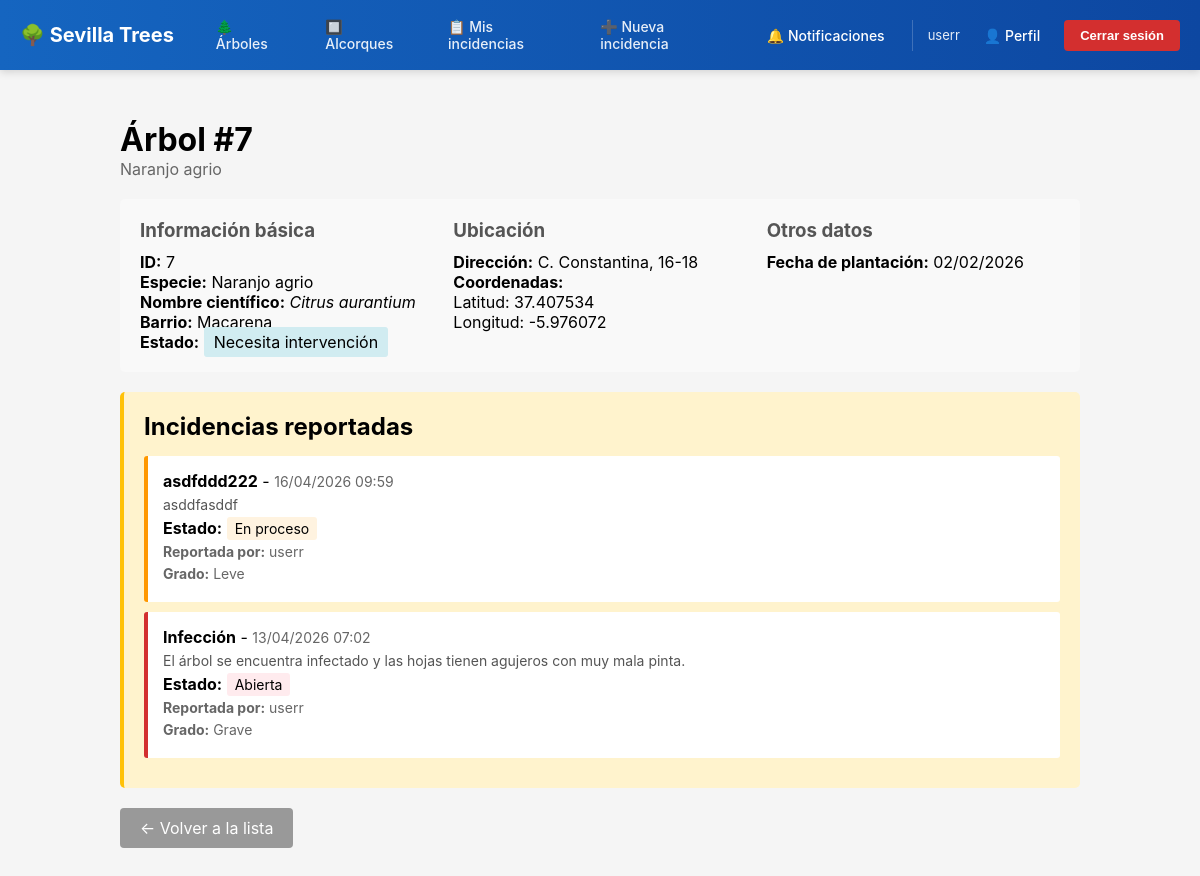
Page /inventario/arboles/7/ (signed in) on the committed database.
### cuentas/models.py (models this page shows, shortened)
class Usuario(AbstractUser):
	class Rol(models.TextChoices):
		REGISTRADO = "REGISTRADO", "Registrado"
		ADMINISTRADOR = "ADMINISTRADOR", "Administrador"
	class EstadoCuenta(models.TextChoices):
		ACTIVA = "ACTIVA", "Activa"
		PENDIENTE_ELIMINACION = "PENDIENTE_ELIMINACION", "Pendiente eliminación"
		ELIMINADA = "ELIMINADA", "Eliminada"
	nombre = models.CharField(max_length=159)
	correo = models.EmailField(unique=True)
	rol = models.CharField(max_length=20, choices=Rol.choices, default=Rol.REGISTRADO,)
	fecha_registro = models.DateTimeField(default=timezone.now)
	estado_cuenta = models.CharField(max_length=30, choices=EstadoCuenta.choices, default=EstadoCuenta.ACTIVA)
	USERNAME_FIELD = "correo"
	REQUIRED_FIELDS = ["username"]
	@property
	def es_admin(self) -> bool:
		return self.rol == self.Rol.ADMINISTRADOR
	@property
	def notificaciones_sin_leer(self) -> int:
		return self.notificaciones.filter(leido=False).count()

### inventario/models.py (models this page shows, shortened)
class Arbol(models.Model):
    class Estado(models.TextChoices):
        BUENO = "BUENO", "Bueno"
        REGULAR = "REGULAR", "Regular"
        MALO = "MALO", "Malo"
        NECESITA_INTERVENCION = "NECESITA_INTERVENCION", "Necesita intervención"
    especie = models.ForeignKey("inventario.Especie", on_delete=models.PROTECT, related_name="arboles",)
    barrio = models.ForeignKey("inventario.Barrio", on_delete=models.PROTECT, related_name="arboles",)
    estado = models.CharField(max_length=50, choices=Estado.choices, default=Estado.BUENO)
    latitud = models.DecimalField(max_digits=9, decimal_places=6, null=True, blank=True)
    longitud = models.DecimalField(max_digits=9, decimal_places=6, null=True, blank=True)
    direccion = models.TextField(null=True, blank=True)
    fecha_plant = models.DateField(null=True, blank=True)
    observaciones = models.TextField(null=True, blank=True)
    class Meta: constraints = [
        models.UniqueConstraint(fields=["latitud", "longitud"], name="un_arbol_por_ubi")
        ]

class Especie(models.Model):
    nombre_comun = models.CharField(max_length=50)
    nombre_cient = models.CharField(max_length=50, null=True, blank=True)
    familia = models.CharField(max_length=50, null=True, blank=True)
    descripcion = models.TextField(null=True, blank=True)

class Barrio(models.Model):
    nombre = models.CharField(max_length=100)
    delimitacion = models.TextField(null=True, blank=True)

### incidencias/models.py (models this page shows, shortened)
class Incidencia(models.Model):
	class Grado(models.TextChoices):
		LEVE = "LEVE", "Leve"
		MEDIO = "MEDIO", "Medio"
		GRAVE = "GRAVE", "Grave"
	class Estado(models.TextChoices):
		ABIERTA = "ABIERTA", "Abierta"
		EN_PROCESO = "EN_PROCESO", "En proceso"
		CERRADA = "CERRADA", "Cerrada"
	titulo = models.CharField(max_length=120)
	descripcion = models.TextField()
	grado_incidencia = models.CharField(max_length=30, choices=Grado.choices, default=Grado.LEVE)
	fecha_reporte = models.DateTimeField(auto_now_add=True)
	fecha_act = models.DateTimeField(auto_now=True, null=True, blank=True)
	estado = models.CharField(max_length=30, choices=Estado.choices, default=Estado.ABIERTA)
	foto = models.ImageField(upload_to='incidencias/', null=True, blank=True)
	observaciones_internas = models.TextField(null=True, blank=True, help_text="Solo visible para administradores")
	usuario = models.ForeignKey("cuentas.Usuario", on_delete=models.PROTECT, related_name="usu_incidencia")
	arbol = models.ForeignKey("inventario.Arbol", on_delete=models.PROTECT, null=True, blank=True, related_name="arbol_inci")
	alcorque = models.ForeignKey("inventario.Alcorque", on_delete=models.PROTECT, null=True, blank=True, related_name="alcorque_inci")
	admin_resp = models.ForeignKey("cuentas.Usuario", on_delete=models.PROTECT, null=True, blank=True, related_name="admin_inci")
	class Meta: constraints = [
		models.CheckConstraint(check=(
			(Q(arbol__isnull=False) & Q(alcorque__isnull=True)) |
			(Q(arbol__isnull=True) & Q(alcorque__isnull=False))),
		name="check_arbol_alcorque_incidencia",),]

### inventario/views.py (the view)
# urls.py: path("arboles/<int:pk>/", views.arbol_detalle, name="arbol_detalle"),
def arbol_detalle(request, pk):
    arbol = get_object_or_404(Arbol.objects.select_related("especie", "barrio"), pk=pk)
    incidencias = []
    if request.user.is_authenticated:
        incidencias = arbol.arbol_inci.select_related("usuario", "admin_resp").order_by("-fecha_reporte")
    return render(request, "inventario/arbol_detalle.html", {"arbol": arbol, "incidencias": incidencias,})

### templates/inventario/arbol_detalle.html (shortened to what this page needs)
{% extends "base.html" %}
{% block content %}
<div style="max-width: 1000px; margin: 30px auto; padding: 20px;">
    <div style="display: flex; justify-content: space-between; align-items: start; margin-bottom: 20px;">
        <div>
            <h1>Árbol #{{ arbol.id }}</h1>
            <p style="font-size: 16px; color: #666;">{{ arbol.especie.nombre_comun }}</p>
        </div>
    </div>
    <div style="background-color: #f9f9f9; padding: 20px; border-radius: 5px; margin-bottom: 20px;">
        <div style="display: grid; grid-template-columns: repeat(auto-fit, minmax(250px, 1fr)); gap: 20px;">
            <div>
                <h3 style="color: #555; margin-bottom: 10px;">Información básica</h3>
                <p><strong>ID:</strong> {{ arbol.id }}</p>
                <p><strong>Especie:</strong> {{ arbol.especie.nombre_comun }}</p>
                {% if arbol.especie.nombre_cient %}
                    <p><strong>Nombre científico:</strong> <em>{{ arbol.especie.nombre_cient }}</em></p>
                {% endif %}
                <p><strong>Barrio:</strong> {{ arbol.barrio.nombre }}</p>
                <p><strong>Estado:</strong> <span style="background-color: {% if arbol.estado == 'BUENO' %}#d4edda{% elif arbol.estado == 'REGULAR' %}#fff3cd{% elif arbol.estado == 'MALO' %}#f8d7da{% else %}#d1ecf1{% endif %}; padding: 5px 10px; border-radius: 3px;">{{ arbol.get_estado_display }}</span></p>
            </div>
            <div>
                <h3 style="color: #555; margin-bottom: 10px;">Ubicación</h3>
                {% if arbol.direccion %}
                    <p><strong>Dirección:</strong> {{ arbol.direccion }}</p>
                {% else %}
                    <p><em>Sin dirección registrada</em></p>
                {% endif %}
                {% if arbol.latitud and arbol.longitud %}
                    <p><strong>Coordenadas:</strong><br/>Latitud: {{ arbol.latitud }}<br/>Longitud: {{ arbol.longitud }}</p>
                {% else %}
                    <p><em>Sin coordenadas registradas</em></p>
                {% endif %}
            </div>
            <div>
                <h3 style="color: #555; margin-bottom: 10px;">Otros datos</h3>
                {% if arbol.fecha_plant %}
                    <p><strong>Fecha de plantación:</strong> {{ arbol.fecha_plant|date:"d/m/Y" }}</p>
                {% else %}
                    <p><em>Fecha de plantación no registrada</em></p>
                {% endif %}
            </div>
        </div>
    </div>
    {% if incidencias %}
        <div style="background-color: #fff3cd; padding: 20px; border-radius: 5px; border-left: 4px solid #ffc107;">
            <h2>Incidencias reportadas</h2>
            <div style="margin-top: 15px;">
                {% for incidencia in incidencias %}
                    <div style="background-color: white; padding: 15px; margin-bottom: 10px; border-radius: 3px; border-left: 4px solid {% if incidencia.estado == 'ABIERTA' %}#d32f2f{% elif incidencia.estado == 'EN_PROCESO' %}#ff9800{% elif incidencia.estado == 'RESUELTA' %}#4caf50{% else %}#2196f3{% endif %};">
                        <p><strong>{{ incidencia.titulo }}</strong> - <span style="color: #666; font-size: 14px;">{{ incidencia.fecha_reporte|date:"d/m/Y H:i" }}</span></p>
                        <p style="color: #555; font-size: 14px; margin: 5px 0;">{{ incidencia.descripcion|truncatewords:30 }}</p>
                        <p style="margin: 5px 0;"><strong>Estado:</strong> <span style="background-color: {% if incidencia.estado == 'ABIERTA' %}#ffebee{% elif incidencia.estado == 'EN_PROCESO' %}#fff3e0{% elif incidencia.estado == 'RESUELTA' %}#e8f5e9{% else %}#e3f2fd{% endif %}; padding: 3px 8px; border-radius: 3px; font-size: 14px;">{{ incidencia.get_estado_display }}</span></p>
                        <p style="margin: 5px 0; color: #666; font-size: 14px;"><strong>Reportada por:</strong> {{ incidencia.usuario.nombre }}</p>
                        {% if incidencia.grado_incidencia %}
                            <p style="margin: 5px 0; color: #666; font-size: 14px;"><strong>Grado:</strong> {{ incidencia.get_grado_incidencia_display }}</p>
                        {% endif %}
                    </div>
                {% endfor %}
            </div>
        </div>
    {% else %}
        <div style="background-color: #e8f5e9; border-left: 4px solid #4caf50; padding: 15px; border-radius: 5px;">
            <p>No hay incidencias reportadas para este árbol.</p>
        </div>
    {% endif %}
    <div style="margin-top: 20px;">
        <a href="{% url 'arbol_lista' %}" style="background-color: #999; color: white; padding: 10px 20px; border-radius: 4px; text-decoration: none; display: inline-block;">← Volver a la lista</a>
    </div>
</div>
{% endblock %}

### templates/base.html (shortened to what this page needs)
<!DOCTYPE html>
<html lang="es">
<head>
</head>
<body>
    <header>
        <nav>
            <div class="container">
                <a href="{% url 'inicio' %}" class="logo">🌳 Sevilla Trees</a>
                <div class="nav-left">
                    <a href="{% url 'arbol_lista' %}">🌲 Árboles</a>
                    <a href="{% url 'alcorque_lista' %}">🔲 Alcorques</a>
                    {% if user.is_authenticated %}
                        {% if user.es_admin %}
                            <a href="{% url 'incidencia_lista' %}" style="color: rgba(255, 255, 255, 0.9); text-decoration: none; font-weight: 500; font-size: 14px; padding: 6px 12px; border-radius: 4px; transition: all 0.3s;">📋 Todas las incidencias</a>
                        {% else %}
                            <a href="{% url 'incidencia_lista' %}" style="color: rgba(255, 255, 255, 0.9); text-decoration: none; font-weight: 500; font-size: 14px; padding: 6px 12px; border-radius: 4px; transition: all 0.3s;">📋 Mis incidencias</a>
                        {% endif %}
                        <a href="{% url 'nueva_incidencia' %}">➕ Nueva incidencia</a>
                    {% endif %}
                </div>
                <div class="nav-right">
                    {% if user.is_authenticated %}
                        <a href="{% url 'notificacion_lista' %}" class="notification-link">
                            🔔 Notificaciones
                        </a>
                        <div class="user-section">
                            <span class="user-name">{{ user.nombre }}</span>
                            <a href="{% url 'perfil' %}" class="profile-link">👤 Perfil</a>
                            <form action="{% url 'logout' %}" method="post" style="display: inline; margin: 0;">
                                <button type="submit" class="btn-logout">Cerrar sesión</button>
                            </form>
                        </div>
                    {% else %}
                        <div class="auth-links">
                            <a href="{% url 'login' %}">Iniciar sesión</a>
                            <a href="{% url 'signup' %}" class="btn-signup">Registrarse</a>
                        </div>
                    {% endif %}
                </div>
            </div>
        </nav>
    </header>
    <main>
        {% block content %}{% endblock %}
    </main>
</body>
</html>

### templates/base.html (style rules this page uses)
* { margin: 0; padding: 0; box-sizing: border-box; }
body { font-family: -apple-system, BlinkMacSystemFont, 'Segoe UI', Roboto, 'Helvetica Neue', Arial, sans-serif; background-color: #f5f5f5; }
header nav { background: linear-gradient(90deg, #1565c0 0%, #0d47a1 100%); box-shadow: 0 2px 8px rgba(0,0,0,0.15); padding: 12px 0; position: sticky; top: 0; z-index: 100; }
header nav .container { max-width: 1200px; margin: 0 auto; padding: 0 20px; display: flex; justify-content: space-between; align-items: center; gap: 30px; }
header nav .logo { font-size: 20px; font-weight: bold; color: white; text-decoration: none; display: flex; align-items: center; gap: 8px; white-space: nowrap; }
header nav .nav-left { display: flex; gap: 25px; align-items: center; flex: 1; }
header nav .nav-left a { color: rgba(255, 255, 255, 0.9); text-decoration: none; font-weight: 500; font-size: 14px; transition: all 0.3s; padding: 6px 12px; border-radius: 4px; }
header nav .nav-right { display: flex; gap: 15px; align-items: center; }
header nav .notification-link { color: white; text-decoration: none; font-weight: 500; font-size: 14px; position: relative; display: flex; align-items: center; gap: 6px; padding: 6px 12px; border-radius: 4px; transition: all 0.3s; }
header nav .user-section { display: flex; gap: 12px; align-items: center; padding-left: 15px; border-left: 1px solid rgba(255, 255, 255, 0.2); }
header nav .user-name { color: rgba(255, 255, 255, 0.9); font-size: 13px; white-space: nowrap; }
header nav .profile-link { color: white; text-decoration: none; font-weight: 500; font-size: 14px; padding: 6px 12px; border-radius: 4px; transition: all 0.3s; }
header nav .btn-logout { background-color: #d32f2f; color: white; padding: 8px 16px; border: none; border-radius: 4px; font-weight: 600; font-size: 13px; cursor: pointer; transition: all 0.3s; white-space: nowrap; }

### rows in the picture
Usuario: nombre "userr"
Arbol: id "7", especie.nombre_comun "Naranjo agrio", especie.nombre_cient "Citrus aurantium", barrio.nombre "Macarena", estado "Necesita intervención", direccion "C. Constantina, 16-18", latitud "37.407534", longitud "-5.976072", fecha_plant "02/02/2026"
Incidencia: titulo "asdfddd222", fecha_reporte "16/04/2026 09:59", descripcion "asddfasddf", estado "En proceso", usuario.nombre "userr", grado_incidencia "Leve"
Incidencia: titulo "Infección", fecha_reporte "13/04/2026 07:02", descripcion "El árbol se encuentra infectado y las hojas tienen agujeros con muy mala pinta.", estado "Abierta", usuario.nombre "userr", grado_incidencia "Grave"
